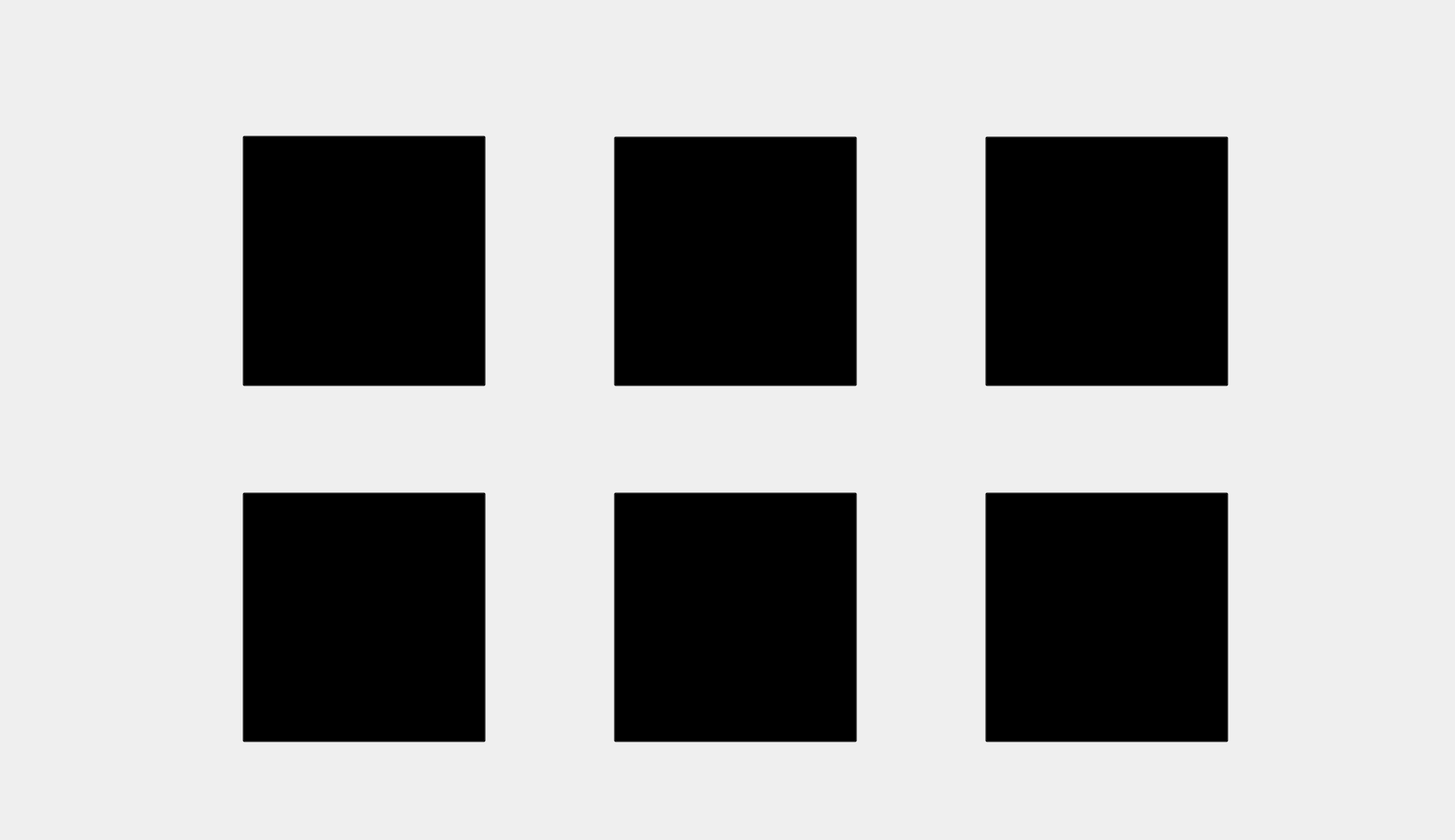
<?xml version="1.0" encoding="UTF-8"?>
<ui version="4.0">
 <class>MainWindow</class>
 <widget class="QMainWindow" name="MainWindow">
  <property name="geometry">
   <rect>
    <x>0</x>
    <y>0</y>
    <width>1920</width>
    <height>1109</height>
   </rect>
  </property>
  <property name="minimumSize">
   <size>
    <width>1920</width>
    <height>1080</height>
   </size>
  </property>
  <property name="windowTitle">
   <string>MainWindow</string>
  </property>
  <widget class="QWidget" name="centralwidget">
   <widget class="QLabel" name="label">
    <property name="geometry">
     <rect>
      <x>0</x>
      <y>0</y>
      <width>1920</width>
      <height>1080</height>
     </rect>
    </property>
    <property name="styleSheet">
     <string notr="true">*{
background-image:url(&quot;C:/Users/Begapt/Desktop/images/background.jpg&quot;);
}</string>
    </property>
    <property name="text">
     <string/>
    </property>
   </widget>
   <widget class="QPushButton" name="pushButton">
    <property name="geometry">
     <rect>
      <x>810</x>
      <y>180</y>
      <width>321</width>
      <height>330</height>
     </rect>
    </property>
    <property name="styleSheet">
     <string notr="true">*{
background:transparent;
background-image:url(&quot;C:/Users/Begapt/Desktop/images/product.png&quot;);
background-repeat:no-repeat;
text-align:bottom;
font-size:20px;
font-weight:bold;
}
*:hover
{
border:1px solid black;
border-radius:20px;
}</string>
    </property>
    <property name="text">
     <string>Product and Stock</string>
    </property>
   </widget>
   <widget class="QPushButton" name="pushButton_2">
    <property name="geometry">
     <rect>
      <x>320</x>
      <y>179</y>
      <width>321</width>
      <height>331</height>
     </rect>
    </property>
    <property name="styleSheet">
     <string notr="true">*{
background:transparent;
background-image:url(&quot;C:/Users/Begapt/Desktop/images/plant.png&quot;);
background-repeat:no-repeat;
text-align:bottom;
font-size:20px;
font-weight:bold;
}
*:hover
{
border:1px solid black;
border-radius:20px;
}</string>
    </property>
    <property name="text">
     <string>Plant and Station</string>
    </property>
   </widget>
   <widget class="QPushButton" name="pushButton_3">
    <property name="geometry">
     <rect>
      <x>1300</x>
      <y>180</y>
      <width>321</width>
      <height>330</height>
     </rect>
    </property>
    <property name="styleSheet">
     <string notr="true">*{
background:transparent;
background-image:url(&quot;C:/Users/Begapt/Desktop/images/bom.png&quot;);
background-repeat:no-repeat;
text-align:bottom;
font-size:20px;
font-weight:bold;
}
*:hover
{
border:1px solid black;
border-radius:20px;
}</string>
    </property>
    <property name="text">
     <string>BOM and MO</string>
    </property>
   </widget>
   <widget class="QPushButton" name="pushButton_4">
    <property name="geometry">
     <rect>
      <x>1300</x>
      <y>650</y>
      <width>321</width>
      <height>330</height>
     </rect>
    </property>
    <property name="styleSheet">
     <string notr="true">*{
background:transparent;
background-image:url(&quot;C:/Users/Begapt/Desktop/images/user2.png&quot;);
background-repeat:no-repeat;
text-align:bottom;
font-size:20px;
font-weight:bold;
}
*:hover
{
border:1px solid black;
border-radius:20px;
}</string>
    </property>
    <property name="text">
     <string>Userr and Skill</string>
    </property>
   </widget>
   <widget class="QPushButton" name="pushButton_5">
    <property name="geometry">
     <rect>
      <x>810</x>
      <y>650</y>
      <width>321</width>
      <height>330</height>
     </rect>
    </property>
    <property name="styleSheet">
     <string notr="true">*{
background:transparent;
background-image:url(&quot;C:/Users/Begapt/Desktop/images/report.png&quot;);
background-repeat:no-repeat;
text-align:bottom;
font-size:20px;
font-weight:bold;
}
*:hover
{
border:1px solid black;
border-radius:20px;
}</string>
    </property>
    <property name="text">
     <string>Report</string>
    </property>
   </widget>
   <widget class="QPushButton" name="pushButton_6">
    <property name="geometry">
     <rect>
      <x>320</x>
      <y>650</y>
      <width>321</width>
      <height>330</height>
     </rect>
    </property>
    <property name="styleSheet">
     <string notr="true">*{
background:transparent;
background-image:url(&quot;C:/Users/Begapt/Desktop/images/rework.png&quot;);
background-repeat:no-repeat;
text-align:bottom;
font-size:20px;
font-weight:bold;
}
*:hover
{
border:1px solid black;
border-radius:20px;
}</string>
    </property>
    <property name="text">
     <string>Rework</string>
    </property>
   </widget>
  </widget>
 </widget>
 <resources/>
 <connections/>
</ui>
